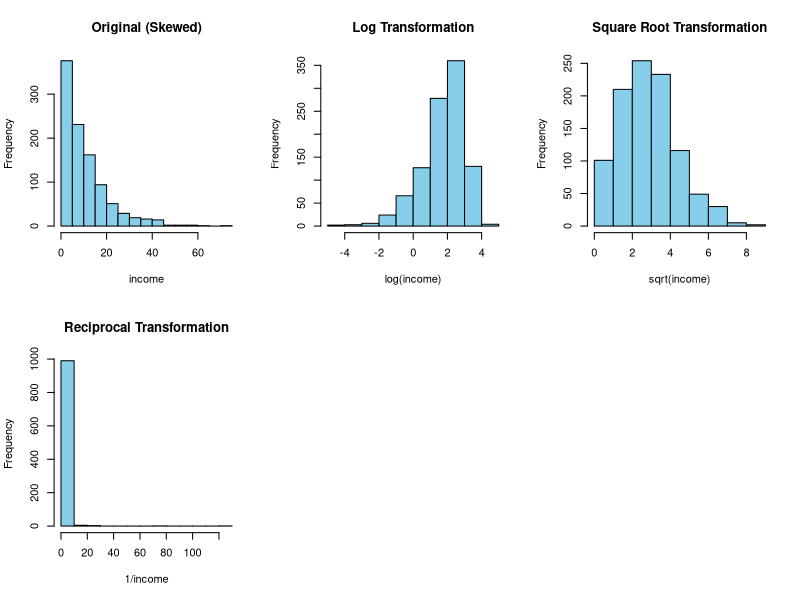

This figure's R source: (Note: this script raises an error after producing the figure.)
# Simulate skewed data (like income)
set.seed(123)
income <- rexp(1000, rate = 0.1)  # Exponential distribution (right skew)

# Plot original
par(mfrow=c(2,3))  # layout for multiple plots
hist(income, main="Original (Skewed)", col="skyblue")

# Log transformation
hist(log(income), main="Log Transformation", col="skyblue")

# Square root transformation
hist(sqrt(income), main="Square Root Transformation", col="skyblue")

# Reciprocal transformation
hist(1/income, main="Reciprocal Transformation", col="skyblue")

# Box-Cox transformation (requires MASS package)
library(MASS)
bc <- boxcox(lm(income ~ 1), lambda = seq(-2,2,0.1))
title("Box-Cox Transformation")



###################################################################
# Load dataset
data("airquality")
head(airquality)

# Take the Ozone column (remove missing values)
ozone <- na.omit(airquality$Ozone)

# Plot original
par(mfrow=c(3,3))  # layout 3x3 grid
hist(ozone, main="Original Ozone", col="skyblue")
hist(log(ozone), main="Log Transformation", col="skyblue")
hist(sqrt(ozone), main="Square Root Transformation", col="skyblue")
hist(1/ozone, main="Reciprocal Transformation", col="skyblue")
library(MASS)

# Fit a simple linear model (Ozone ~ 1) for Box-Cox
bc <- boxcox(lm(ozone ~ 1), lambda=seq(-2,2,0.1))
# Example: proportion of days with Ozone > 100
prop_days <- airquality$Ozone / max(airquality$Ozone, na.rm=TRUE)
prop_days <- na.omit(prop_days)

hist(asin(sqrt(prop_days)), main="Arcsine Transformation", col="skyblue")


z_ozone <- scale(ozone)  # (x - mean)/sd
hist(z_ozone, main="Z-score Transformation", col="skyblue")
rank_ozone <- rank(ozone)
hist(rank_ozone, main="Rank Transformation", col="skyblue")

